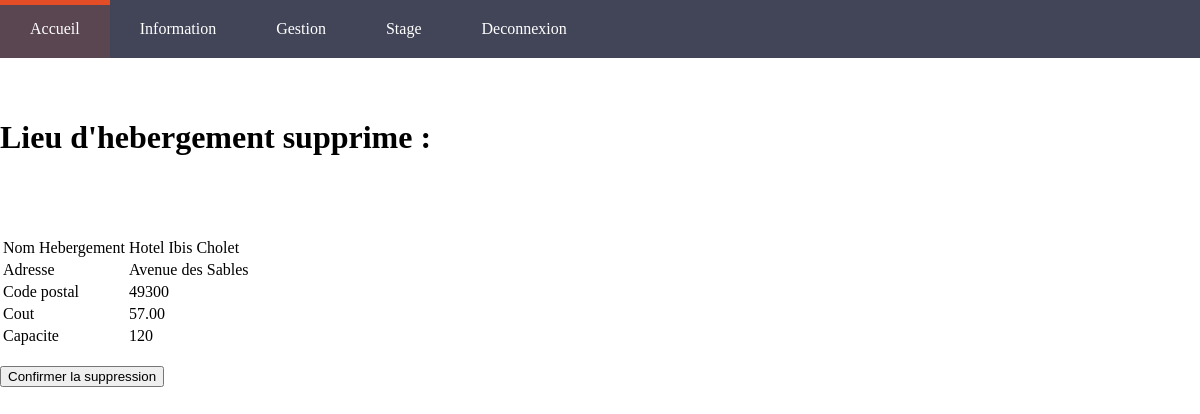
The app's page /MDS49-Final/index.php?uc=lieux&action=suppLieux&num=1 (signed in) with its own data.
### tables this page shows
CREATE TABLE IF NOT EXISTS LIEUHEBERGEMENT
 (
   IDHEBERGEMENT INTEGER NOT NULL AUTO_INCREMENT ,
   IDVILLE INTEGER NULL  ,
   ADRESSEHEBER CHAR(32) NOT NULL  ,
   CODEPOSTALHEBER CHAR(5) NOT NULL  ,
   NOMHEBERGEMENT CHAR(50) NOT NULL  ,
   COUTHEBER DECIMAL(10,2) NOT NULL  ,
   CAPACITEHEBER INTEGER NOT NULL  ,
   PRIMARY KEY (IDHEBERGEMENT) ,
   KEY lieuhebergement_ville (IDVILLE)
 );

### MDS49-Final/util/class.pdoMDS49.inc.php (called while the page is built, shortened)
<?php
class PdoMDS49
{
      	private static $serveur='mysql:host=db672809222.db.1and1.com';
      	private static $bdd='dbname=db672809222';
      	private static $user='dbo672809222' ;
      	private static $mdp='BMw1234*CEMP' ;
		private static $monPdo;
		private static $monPdoMDS49 = null;
	private function __construct()
	{
    		PdoMDS49::$monPdo = new PDO(PdoMDS49::$serveur.';'.PdoMDS49::$bdd, PdoMDS49::$user, PdoMDS49::$mdp);
			PdoMDS49::$monPdo->query("SET CHARACTER SET utf8");
	}
	public  static function getPdoMDS49()
	{
		if(PdoMDS49::$monPdoMDS49 == null)
		{
			PdoMDS49::$monPdoMDS49= new PdoMDS49();
		}
		return PdoMDS49::$monPdoMDS49;
	}
 	public function getUnLieu($num){
		$req = "SELECT * FROM LIEUHEBERGEMENT INNER JOIN VILLE ON LIEUHEBERGEMENT.IDVILLE = VILLE.IDVILLE WHERE IDHEBERGEMENT= $num";
		$res = PdoMDS49::$monPdo->query($req);
		$laligne = $res->fetch();
		return $laligne;
	}
}
?>

### MDS49-Final/vues/v_suppLieux.php (the view, shortened to what this page needs)
<!doctype html>
<html>
    <head>
		<link href="style.css" rel="stylesheet" type="text/css" />
    </head>
   <body>
   <p><h1>Lieu d'hebergement supprime :</h1></p><BR/>
	<form action="index.php?uc=lieux&action=confirmSuppLieux&num=<?php echo $num ;?>" method="post">
		<table>
		<tbody>
			<tr><td>Nom Hebergement</td><td><?php echo $unLieu['NOMHEBERGEMENT'];?></td></tr>
			<tr><td>Adresse</td><td><?php echo $unLieu['ADRESSEHEBER'];?></td></tr>
			<tr><td>Code postal</td><td><?php echo $unLieu['CODEPOSTALHEBER'];?></td></tr>
			<tr><td>Cout</td><td><?php echo $unLieu['COUTHEBER'];?></td></tr>
			<tr><td>Capacite</td><td><?php echo $unLieu['CAPACITEHEBER']; ?></td></tr>
		</tbody>
		</table>
                <br/>
		<input type="submit" value="Confirmer la suppression">
	</form>
	</body>
</html>

### MDS49-Final/util/style.css (style rules this page uses)
body { front-family: 'Source code pro', Calibri, serif; margin: 0px; padding: 0px; }
p { margin:20px; padding:10px; }

### MDS49-Commun/util/style.css (style rules this page uses)
body { front-family: 'Source code pro', Calibri, serif; margin: 0px; padding: 0px; }

### records on screen
lieuhebergement: NOMHEBERGEMENT "Hotel Ibis Cholet", ADRESSEHEBER "Avenue des Sables", CODEPOSTALHEBER "49300", COUTHEBER "57.00", CAPACITEHEBER "120"
